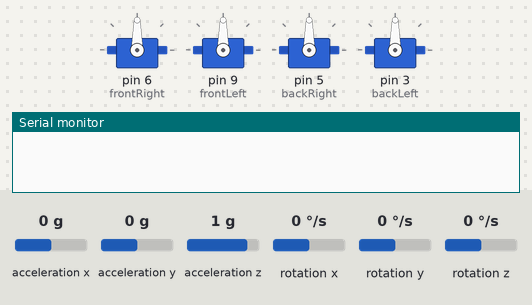
The sketch below on a simulated Arduino Uno, built with avr-gcc and run on an emulated ATmega328P. On the bench: 4 × servo, the last lines printed to the serial monitor. Wiring (inferred from the names in the program): ADXL345 accelerometer at I2C address 0x53; ITG-3200 gyroscope at I2C address 0x68. Inputs (shaded band) come from the test bench; at power-on: rotation x 0 °/s, rotation y 0 °/s, acceleration x 0 g, acceleration y 0 g, acceleration z 1 g, rotation z 0 °/s.

Above: at 0.1 s.
At 13.0 s:
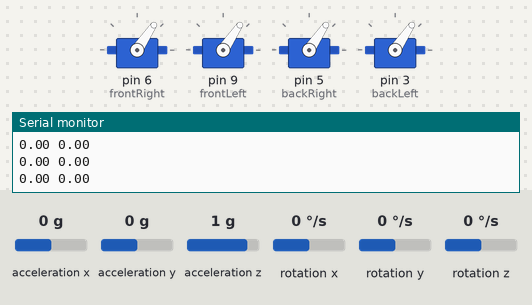
13.1 s: rotation x set to -192 °/s
At 13.55 s:
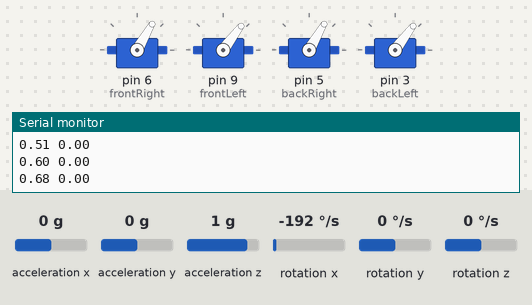
16.1 s: rotation y set to -192 °/s
19.1 s: rotation x set to 100 °/s
Timing chart, 0 to 28.1 s (numbered marks = the images above; inputs shaded):
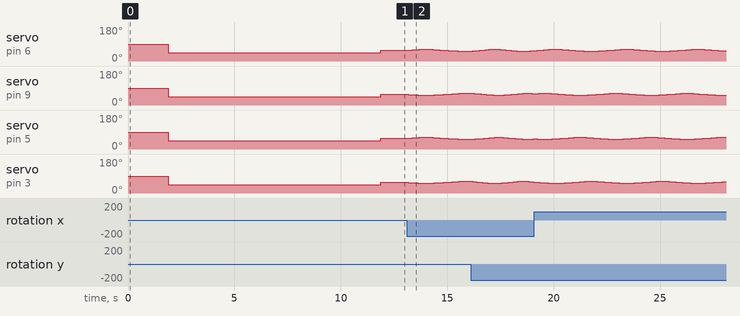

The sketch:

QuadcopterArduino.ino
```cpp
#include <Servo.h>
#include <FreeSixIMU.h>
#include <Wire.h>

float q[4];

FreeSixIMU my3IMU = FreeSixIMU();

Servo frontRight;
Servo frontLeft;
Servo backRight;
Servo backLeft;

int kp = 1;
int ki = 0;
int kd = 0;

double lastInput = 0;
double errSum = 0;

void setup() {
  frontRight.attach(6);
  frontLeft.attach(9);
  backRight.attach(5);
  backLeft.attach(3);

  Serial.begin(19200);
  Wire.begin();

  delay(5);
  my3IMU.init();
  delay(5);

  frontRight.writeMicroseconds(1000);
  frontLeft.writeMicroseconds(1000);
  backRight.writeMicroseconds(1000);
  backLeft.writeMicroseconds(1000);
  delay(10000);

  Serial.println("Initialized");
}

double lastInputRoll = 0;
double errSumRoll = 0;

double lastInputPitch = 0;
double errSumPitch = 0;

void loop() {
  my3IMU.getQ(q);

  double rollInput = q[1];
  double pitchInput = q[2];

  double rollOutput = computePid(rollInput, 0, &errSumRoll, &lastInputRoll);
  double pitchOutput = computePid(pitchInput, 0, &errSumPitch, &lastInputPitch);

  print(rollOutput, pitchOutput);

  frontRight.writeMicroseconds(1125 + 50*(rollOutput + pitchOutput));
  frontLeft.writeMicroseconds(1125 + 50*(-rollOutput + pitchOutput));
  backRight.writeMicroseconds(1125 + 50*(rollOutput - pitchOutput));
  backLeft.writeMicroseconds(1125 + 50*(-rollOutput - pitchOutput));

  delay(60);
}

double computePid(double input, double setpoint, double *errSum, double *lastInput) {
  double error = setpoint - input;
  double dIn = *lastInput - input;
  *errSum += error;

  *lastInput = input;

  return kp*error + ki*(*errSum) + kd*dIn;
}

void print(double d1, double d2) {
  Serial.print(d1);
  Serial.print(" ");
  Serial.println(d2);
}

void print(double d1, double d2, double d3, double d4) {
  Serial.print(d1); Serial.print(" ");
  Serial.print(d2); Serial.print(" ");
  Serial.print(d3); Serial.print(" ");
  Serial.println(d4);
}
```

FIMU_ADXL345.h
```cpp
// (licence header left out)
#include "Arduino.h"

#ifndef FIMU_ADXL345_h
#define FIMU_ADXL345_h

/* -- ADXL345 addresses --*/
#define ADXL345_ADDR_ALT_HIGH 0x1D // ADXL345 address when ALT is connected to HIGH
#define ADXL345_ADDR_ALT_LOW  0x53 // ADXL345 address when ALT is connected to LOW

/* ------- Register names ------- */
#define ADXL345_DEVID 0x00
#define ADXL345_RESERVED1 0x01
#define ADXL345_THRESH_TAP 0x1d
#define ADXL345_OFSX 0x1e
#define ADXL345_OFSY 0x1f
#define ADXL345_OFSZ 0x20
#define ADXL345_DUR 0x21
#define ADXL345_LATENT 0x22
#define ADXL345_WINDOW 0x23
#define ADXL345_THRESH_ACT 0x24
#define ADXL345_THRESH_INACT 0x25
#define ADXL345_TIME_INACT 0x26
#define ADXL345_ACT_INACT_CTL 0x27
#define ADXL345_THRESH_FF 0x28
#define ADXL345_TIME_FF 0x29
#define ADXL345_TAP_AXES 0x2a
#define ADXL345_ACT_TAP_STATUS 0x2b
#define ADXL345_BW_RATE 0x2c
#define ADXL345_POWER_CTL 0x2d
#define ADXL345_INT_ENABLE 0x2e
#define ADXL345_INT_MAP 0x2f
#define ADXL345_INT_SOURCE 0x30
#define ADXL345_DATA_FORMAT 0x31
#define ADXL345_DATAX0 0x32
#define ADXL345_DATAX1 0x33
#define ADXL345_DATAY0 0x34
#define ADXL345_DATAY1 0x35
#define ADXL345_DATAZ0 0x36
#define ADXL345_DATAZ1 0x37
#define ADXL345_FIFO_CTL 0x38
#define ADXL345_FIFO_STATUS 0x39

#define ADXL345_BW_1600 0xF // 1111
#define ADXL345_BW_800  0xE // 1110
#define ADXL345_BW_400  0xD // 1101
#define ADXL345_BW_200  0xC // 1100
#define ADXL345_BW_100  0xB // 1011
#define ADXL345_BW_50   0xA // 1010
#define ADXL345_BW_25   0x9 // 1001
#define ADXL345_BW_12   0x8 // 1000
#define ADXL345_BW_6    0x7 // 0111
#define ADXL345_BW_3    0x6 // 0110


/*
 Interrupt PINs
 INT1: 0
 INT2: 1
 */
#define ADXL345_INT1_PIN 0x00
#define ADXL345_INT2_PIN 0x01

/*
 Interrupt bit position
 */
#define ADXL345_INT_DATA_READY_BIT 0x07
#define ADXL345_INT_SINGLE_TAP_BIT 0x06
#define ADXL345_INT_DOUBLE_TAP_BIT 0x05
#define ADXL345_INT_ACTIVITY_BIT   0x04
#define ADXL345_INT_INACTIVITY_BIT 0x03
#define ADXL345_INT_FREE_FALL_BIT  0x02
#define ADXL345_INT_WATERMARK_BIT  0x01
#define ADXL345_INT_OVERRUNY_BIT   0x00

#define ADXL345_OK    1 // no error
#define ADXL345_ERROR 0 // indicates error is predent

#define ADXL345_NO_ERROR   0 // initial state
#define ADXL345_READ_ERROR 1 // problem reading accel
#define ADXL345_BAD_ARG    2 // bad method argument

class ADXL345
{
public:
  bool status;           // set when error occurs
                         // see error code for details
  byte error_code;       // Initial state
  float gains[3];        // counts to Gs

  ADXL345();
  void init(int address);
  void powerOn();
  void readAccel(int* xyx);
  void readAccel(int* x, int* y, int* z);
  void get_Gxyz(float *xyz);

  void setTapThreshold(int tapThreshold);
  int getTapThreshold();
  void setAxisGains(float *_gains);
  void getAxisGains(float *_gains);
  void setAxisOffset(int x, int y, int z);
  void getAxisOffset(int* x, int* y, int*z);
  void setTapDuration(int tapDuration);
  int getTapDuration();
  void setDoubleTapLatency(int floatTapLatency);
  int getDoubleTapLatency();
  void setDoubleTapWindow(int floatTapWindow);
  int getDoubleTapWindow();
  void setActivityThreshold(int activityThreshold);
  int getActivityThreshold();
  void setInactivityThreshold(int inactivityThreshold);
  int getInactivityThreshold();
  void setTimeInactivity(int timeInactivity);
  int getTimeInactivity();
  void setFreeFallThreshold(int freeFallthreshold);
  int getFreeFallThreshold();
  void setFreeFallDuration(int freeFallDuration);
  int getFreeFallDuration();

  bool isActivityXEnabled();
  bool isActivityYEnabled();
  bool isActivityZEnabled();
  bool isInactivityXEnabled();
  bool isInactivityYEnabled();
  bool isInactivityZEnabled();
  bool isActivityAc();
  bool isInactivityAc();
  void setActivityAc(bool state);
  void setInactivityAc(bool state);

  bool getSuppressBit();
  void setSuppressBit(bool state);
  bool isTapDetectionOnX();
  void setTapDetectionOnX(bool state);
  bool isTapDetectionOnY();
  void setTapDetectionOnY(bool state);
  bool isTapDetectionOnZ();
  void setTapDetectionOnZ(bool state);

  void setActivityX(bool state);
  void setActivityY(bool state);
  void setActivityZ(bool state);
  void setInactivityX(bool state);
  void setInactivityY(bool state);
  void setInactivityZ(bool state);

  bool isActivitySourceOnX();
  bool isActivitySourceOnY();
  bool isActivitySourceOnZ();
  bool isTapSourceOnX();
  bool isTapSourceOnY();
  bool isTapSourceOnZ();
  bool isAsleep();

  bool isLowPower();
  void setLowPower(bool state);
  float getRate();
  void setRate(float rate);
  void set_bw(byte bw_code);
  byte get_bw_code();

  byte getInterruptSource();
  bool getInterruptSource(byte interruptBit);
  bool getInterruptMapping(byte interruptBit);
  void setInterruptMapping(byte interruptBit, bool interruptPin);
  bool isInterruptEnabled(byte interruptBit);
  void setInterrupt(byte interruptBit, bool state);

  void getRangeSetting(byte* rangeSetting);
  void setRangeSetting(int val);
  bool getSelfTestBit();
  void setSelfTestBit(bool selfTestBit);
  bool getSpiBit();
  void setSpiBit(bool spiBit);
  bool getInterruptLevelBit();
  void setInterruptLevelBit(bool interruptLevelBit);
  bool getFullResBit();
  void setFullResBit(bool fullResBit);
  bool getJustifyBit();
  void setJustifyBit(bool justifyBit);
  void printAllRegister();
  void writeTo(byte address, byte val);

private:
  void readFrom(byte address, int num, byte buff[]);
  void setRegisterBit(byte regAdress, int bitPos, bool state);
  bool getRegisterBit(byte regAdress, int bitPos);
  byte _buff[6] ;    //6 bytes buffer for saving data read from the device
  int _dev_address;
};
void print_byte(byte val);
#endif
```

FIMU_ITG3200.h
```cpp
// (licence header left out)
/****************************************************************************
* Tested on Arduino Mega with ITG-3200 Breakout                             *
* SCL     -> pin 21     (no pull up resistors)                              *
* SDA     -> pin 20     (no pull up resistors)                              *
* CLK & GND -> pin GND                                                    *
* INT       -> not connected  (but can be used)                             *
* VIO & VDD -> pin 3.3V                                                     *
*****************************************************************************/
#ifndef FIMU_ITG3200_h
#define FIMU_ITG3200_h

#include "Arduino.h"
#include <Wire.h>

#define ITG3200_ADDR_AD0_HIGH  0x69   //AD0=1 0x69 I2C address when AD0 is connected to HIGH (VCC) - default for sparkfun breakout
#define ITG3200_ADDR_AD0_LOW   0x68   //AD0=0 0x68 I2C address when AD0 is connected to LOW (GND)
// "The LSB bit of the 7 bit address is determined by the logic level on pin 9.
// This allows two ITG-3200 devices to be connected to the same I2C bus.
// One device should have pin9 (or bit0) LOW and the other should be HIGH." source: ITG3200 datasheet
// Note that pin9 (AD0 - I2C Slave Address LSB) may not be available on some breakout boards so check
// the schematics of your breakout board for the correct address to use.


#define GYROSTART_UP_DELAY  70    // 50ms from gyro startup + 20ms register r/w startup

/* ---- Registers ---- */
#define WHO_AM_I           0x00  // RW   SETUP: I2C address
#define SMPLRT_DIV         0x15  // RW   SETUP: Sample Rate Divider
#define DLPF_FS            0x16  // RW   SETUP: Digital Low Pass Filter/ Full Scale range
#define INT_CFG            0x17  // RW   Interrupt: Configuration
#define INT_STATUS         0x1A  // R	Interrupt: Status
#define TEMP_OUT           0x1B  // R	SENSOR: Temperature 2bytes
#define GYRO_XOUT          0x1D  // R	SENSOR: Gyro X 2bytes
#define GYRO_YOUT          0x1F  // R	SENSOR: Gyro Y 2bytes
#define GYRO_ZOUT          0x21  // R	SENSOR: Gyro Z 2bytes
#define PWR_MGM            0x3E  // RW	Power Management

/* ---- bit maps ---- */
#define DLPFFS_FS_SEL             0x18  // 00011000
#define DLPFFS_DLPF_CFG           0x07  // 00000111
#define INTCFG_ACTL               0x80  // 10000000
#define INTCFG_OPEN               0x40  // 01000000
#define INTCFG_LATCH_INT_EN       0x20  // 00100000
#define INTCFG_INT_ANYRD_2CLEAR   0x10  // 00010000
#define INTCFG_ITG_RDY_EN         0x04  // 00000100
#define INTCFG_RAW_RDY_EN         0x01  // 00000001
#define INTSTATUS_ITG_RDY         0x04  // 00000100
#define INTSTATUS_RAW_DATA_RDY    0x01  // 00000001
#define PWRMGM_HRESET             0x80  // 10000000
#define PWRMGM_SLEEP              0x40  // 01000000
#define PWRMGM_STBY_XG            0x20  // 00100000
#define PWRMGM_STBY_YG            0x10  // 00010000
#define PWRMGM_STBY_ZG            0x08  // 00001000
#define PWRMGM_CLK_SEL            0x07  // 00000111

/************************************/
/*    REGISTERS PARAMETERS    */
/************************************/
// Sample Rate Divider
#define NOSRDIVIDER         0 // default    FsampleHz=SampleRateHz/(divider+1)
// Gyro Full Scale Range
#define RANGE2000           3   // default
// Digital Low Pass Filter BandWidth and SampleRate
#define BW256_SR8           0   // default    256Khz BW and 8Khz SR
#define BW188_SR1           1
#define BW098_SR1           2
#define BW042_SR1           3
#define BW020_SR1           4
#define BW010_SR1           5
#define BW005_SR1           6
// Interrupt Active logic lvl
#define ACTIVE_ONHIGH       0 // default
#define ACTIVE_ONLOW        1
// Interrupt drive type
#define PUSH_PULL           0 // default
#define OPEN_DRAIN          1
// Interrupt Latch mode
#define PULSE_50US          0 // default
#define UNTIL_INT_CLEARED   1
// Interrupt Latch clear method
#define READ_STATUSREG      0 // default
#define READ_ANYREG         1
// Power management
#define NORMAL              0 // default
#define STANDBY             1
// Clock Source - user parameters
#define INTERNALOSC         0   // default
#define PLL_XGYRO_REF       1
#define PLL_YGYRO_REF       2
#define PLL_ZGYRO_REF       3
#define PLL_EXTERNAL32      4   // 32.768 kHz
#define PLL_EXTERNAL19      5   // 19.2 Mhz

class ITG3200 {

public:
  float gains[3];
  int offsets[3];
  float polarities[3];

  ITG3200();

  // Gyro initialization
  void init(unsigned int address);
  void init(unsigned int address, byte _SRateDiv, byte _Range, byte _filterBW, byte _ClockSrc, bool _ITGReady, bool _INTRawDataReady);

  // Who Am I
  byte getDevAddr();
  void setDevAddr(unsigned int _addr);
  // Sample Rate Divider
  byte getSampleRateDiv();
  void setSampleRateDiv(byte _SampleRate);
  // Digital Low Pass Filter BandWidth and SampleRate
  byte getFSRange();
  void setFSRange(byte _Range); // RANGE2000
  byte getFilterBW();
  void setFilterBW(byte _BW); // see register parameters above
  // Interrupt Configuration
  bool isINTActiveOnLow();
  void setINTLogiclvl(bool _State); //ACTIVE_ONHIGH, ACTIVE_ONLOW
  // Interrupt drive type
  bool isINTOpenDrain();
  void setINTDriveType(bool _State); //OPEN_DRAIN, PUSH_PULL
  // Interrupt Latch mode
  bool isLatchUntilCleared();
  void setLatchMode(bool _State); //UNTIL_INT_CLEARED, PULSE_50US
  // Interrupt Latch clear method
  bool isAnyRegClrMode();
  void setLatchClearMode(bool _State); //READ_ANYREG, READ_STATUSREG
  // INT pin triggers
  bool isITGReadyOn();
  void setITGReady(bool _State);
  bool isRawDataReadyOn();
  void setRawDataReady(bool _State);
  // Trigger Status
  bool isITGReady();
  bool isRawDataReady();
  // Gyro Sensors
  void readTemp(float *_Temp);
  void readGyroRaw(int  *_GyroXYZ);
  void readGyroRaw(int *_GyroX, int *_GyroY, int *_GyroZ);
  void setRevPolarity(bool _Xpol, bool _Ypol, bool _Zpol);	// true = Reversed  false = default
  void setGains(float _Xgain, float _Ygain, float _Zgain);
  void setOffsets(int _Xoffset, int _Yoffset, int _Zoffset);
  void zeroCalibrate(unsigned int totSamples, unsigned int sampleDelayMS);	// assuming gyroscope is stationary (updates XYZ offsets for zero)
  void readGyroRawCal(int *_GyroX, int *_GyroY, int *_GyroZ);
  void readGyroRawCal(int *_GyroXYZ);
  void readGyro(float *_GyroXYZ); // includes gain and offset
  void readGyro(float *_GyroX, float *_GyroY, float *_GyroZ); // includes gain and offset
  // Power management
  void reset(); // after reset all registers have default values
  bool isLowPower();
  void setPowerMode(bool _State); // NORMAL, STANDBY
  bool isXgyroStandby();
  bool isYgyroStandby();
  bool isZgyroStandby();
  void setXgyroStandby(bool _Status); // NORMAL, STANDBY
  void setYgyroStandby(bool _Status);
  void setZgyroStandby(bool _Status);
  byte getClockSource();
  void setClockSource(byte _CLKsource); // see register parameters above

  void writemem(uint8_t _addr, uint8_t _val);
  void readmem(uint8_t _addr, uint8_t _nbytes, uint8_t __buff[]);

private:

  uint8_t _dev_address;
  uint8_t _buff[6];
};
#endif
```

FreeSixIMU.h
```cpp
// (licence header left out)
#include <Wire.h>
#include "Arduino.h"

#include <FIMU_ADXL345.h>
#define FIMU_ACC_ADDR ADXL345_ADDR_ALT_LOW // SDO connected to GND
#include <FIMU_ITG3200.h>


#ifndef FreeSixIMU_h
#define FreeSixIMU_h


#define FIMU_BMA180_DEF_ADDR BMA180_ADDRESS_SDO_LOW
#define FIMU_ITG3200_DEF_ADDR ITG3200_ADDR_AD0_LOW // AD0 connected to GND
// HMC5843 address is fixed so don't bother to define it


#define twoKpDef  (2.0f * 0.5f) // 2 * proportional gain
#define twoKiDef  (2.0f * 0.1f) // 2 * integral gain

#ifndef cbi
#define cbi(sfr, bit) (_SFR_BYTE(sfr) &= ~_BV(bit))
#endif

class FreeSixIMU
{
  public:
    FreeSixIMU();
    void init();
    void init(bool fastmode);
    void init(int acc_addr, int gyro_addr, bool fastmode);
    void getRawValues(int * raw_values);
    void getValues(float * values);
    void getQ(float * q);
    void getEuler(float * angles);
    void getYawPitchRoll(float * ypr);
    void getAngles(float * angles);


	ADXL345 acc;
    ITG3200 gyro;

    int* raw_acc, raw_gyro, raw_magn;

  private:
    void AHRSupdate(float gx, float gy, float gz, float ax, float ay, float az, float mx, float my, float mz);
    //float q0, q1, q2, q3; // quaternion elements representing the estimated orientation
    float iq0, iq1, iq2, iq3;
    float exInt, eyInt, ezInt;  // scaled integral error
    volatile float twoKp;      // 2 * proportional gain (Kp)
    volatile float twoKi;      // 2 * integral gain (Ki)
    volatile float q0, q1, q2, q3; // quaternion of sensor frame relative to auxiliary frame
    volatile float integralFBx,  integralFBy, integralFBz;
    unsigned long lastUpdate, now; // sample period expressed in milliseconds
    float sampleFreq; // half the sample period expressed in seconds
    int startLoopTime;
};

float invSqrt(float number);

#endif // FreeSixIMU_h
```

Measured:
- after the input at 13.1 s, servo on pin 6 (frontRight): 56° → 57° at once, → 58° 0.13 s later, → 59° 0.13 s later, → 60° 0.13 s later, … (16 changes in this stretch); servo on pin 9 (frontLeft): 56° → 55° after 0.07 s, → 54° 0.13 s later, → 53° 0.13 s later, → 52° 0.19 s later, … (15 changes in this stretch)
